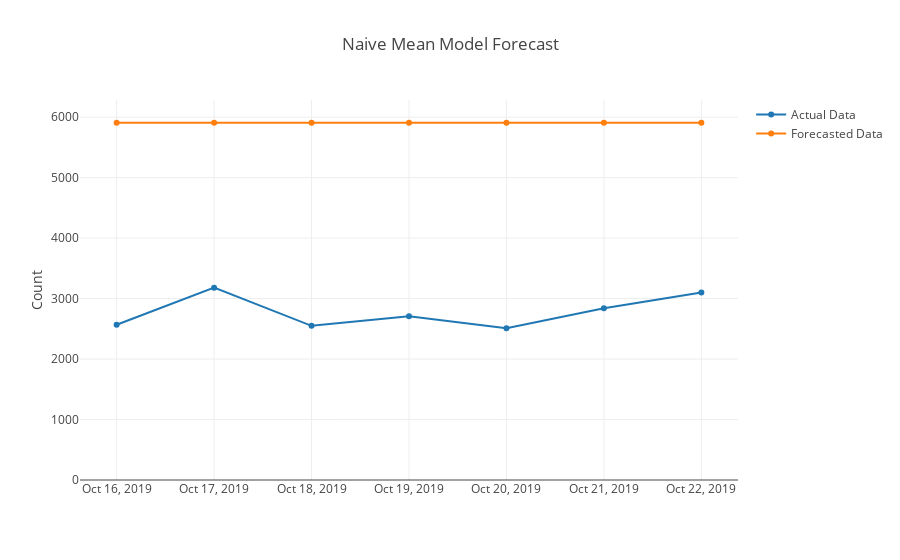
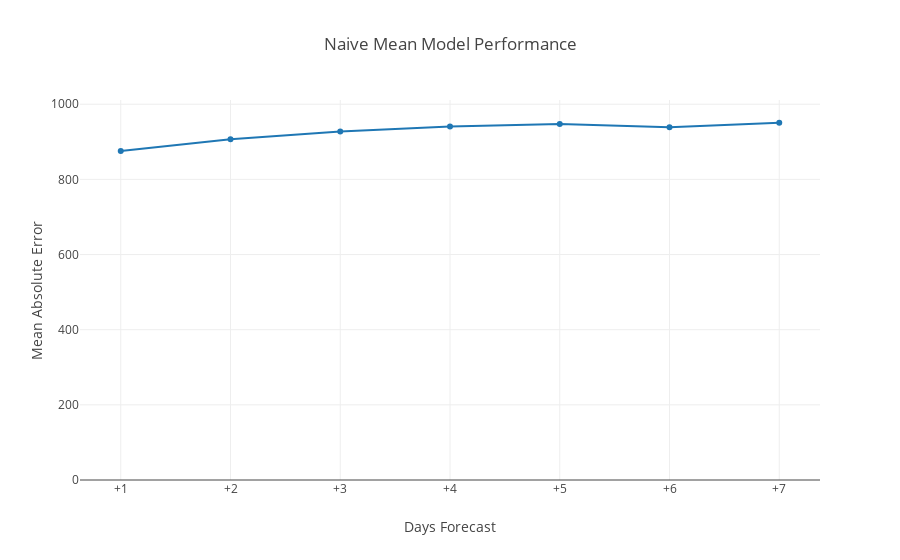

Notebook cell for these charts, in order:
### Code cell
print('Mean Model: [%.3f] %s' % (mean_score, mean_scores))


# forecast of final week of data compared to actual final week
test_trace = go.Scatter(
    x=test.index[-7:],
    y=test['Butler Trail - Crenshaw Bridge PC Urban Trail'][-7:],
    name='Actual Data'
)

forecast_trace = go.Scatter(
    x=test.index[-7:],
    y=mean_pred_list[-1],
    name='Forecasted Data'
)

data = [
    test_trace, 
    forecast_trace
]

layout = go.Layout(
    xaxis=dict(
        tickvals=test.index[-7:],
#         ticktext=days,
    ), 
    yaxis=dict(
        title='Count',
        rangemode='tozero'
    ), 
    title='Naive Mean Model Forecast'
)

fig = go.Figure(data=data, layout=layout)
iplot(fig)

# error plot
mae_trace = go.Scatter(
    x=days, 
    y=mean_scores, 
    name='Naive Mean'
)

data = [mae_trace]

layout = go.Layout(
    xaxis=dict(
        tickvals=days,
        ticktext=days,
        title='Days Forecast',
    ), 
    yaxis=dict(
        title='Mean Absolute Error',
        rangemode='tozero'
    ), 
    title='Naive Mean Model Performance'
)


fig = go.Figure(data=data, layout=layout)
iplot(fig)

### Figure 1 — Plotly figure (JSON) as saved in the notebook; plotly's stock layout.template omitted (floating-point values rounded to 4 significant figures)
{"data": [{"name": "Actual Data", "type": "scatter", "uid": "72da8b14-7f97-4d7e-89cd-e031dae9d2a2", "x": ["2019-10-16", "2019-10-17", "2019-10-18", "2019-10-19", "2019-10-20", "2019-10-21", "2019-10-22"], "y": [2568, 3181, 2549, 2707, 2510, 2839, 3101]}, {"name": "Forecasted Data", "type": "scatter", "uid": "df3cd370-fd7b-4a09-b458-b40da2240604", "x": ["2019-10-16", "2019-10-17", "2019-10-18", "2019-10-19", "2019-10-20", "2019-10-21", "2019-10-22"], "y": [5907.0, 5907.0, 5907.0, 5907.0, 5907.0, 5907.0, 5907.0]}], "layout": {"title": {"text": "Naive Mean Model Forecast"}, "xaxis": {"tickvals": ["2019-10-16", "2019-10-17", "2019-10-18", "2019-10-19", "2019-10-20", "2019-10-21", "2019-10-22"]}, "yaxis": {"rangemode": "tozero", "title": {"text": "Count"}}}}

### Figure 2 — Plotly figure (JSON) as saved in the notebook; plotly's stock layout.template omitted (floating-point values rounded to 4 significant figures)
{"data": [{"name": "Naive Mean", "type": "scatter", "uid": "47c32e48-08b8-407c-bf45-1e616bb6b8ca", "x": ["+1", "+2", "+3", "+4", "+5", "+6", "+7"], "y": [875.5, 907.0, 927.3, 940.6, 947.6, 938.8, 950.7]}], "layout": {"title": {"text": "Naive Mean Model Performance"}, "xaxis": {"ticktext": ["+1", "+2", "+3", "+4", "+5", "+6", "+7"], "tickvals": ["+1", "+2", "+3", "+4", "+5", "+6", "+7"], "title": {"text": "Days Forecast"}}, "yaxis": {"rangemode": "tozero", "title": {"text": "Mean Absolute Error"}}}}
